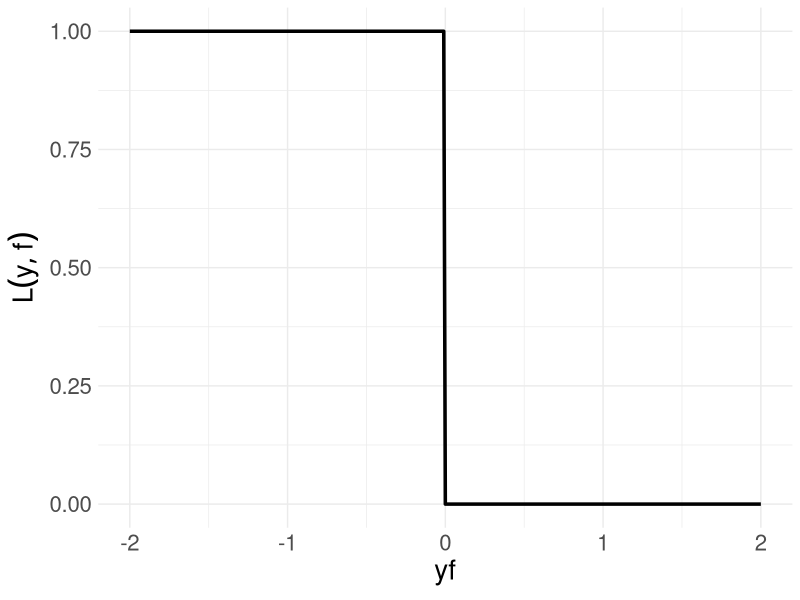

Recreate this plot in R.
# ------------------------------------------------------------------------------
# classification 01

# FIG: 0-1 Loss
# ------------------------------------------------------------------------------

library(ggplot2)

# DATA -------------------------------------------------------------------------

x <- seq(-2, 2, by = 0.01)
y <- as.numeric(x < 0)

# PLOTS ------------------------------------------------------------------------

p <- ggplot(data.frame(x, y), aes(x = x, y = y)) + 
  geom_line(size = 1.2) +
  xlab(expression(yf)) +
  ylab(expression(L(y, f)))

p <- p + theme_minimal()
p <- p + theme(text = element_text(size = 20))

ggsave("../figure/zero_one.png", p, height = 4, width = 9)
